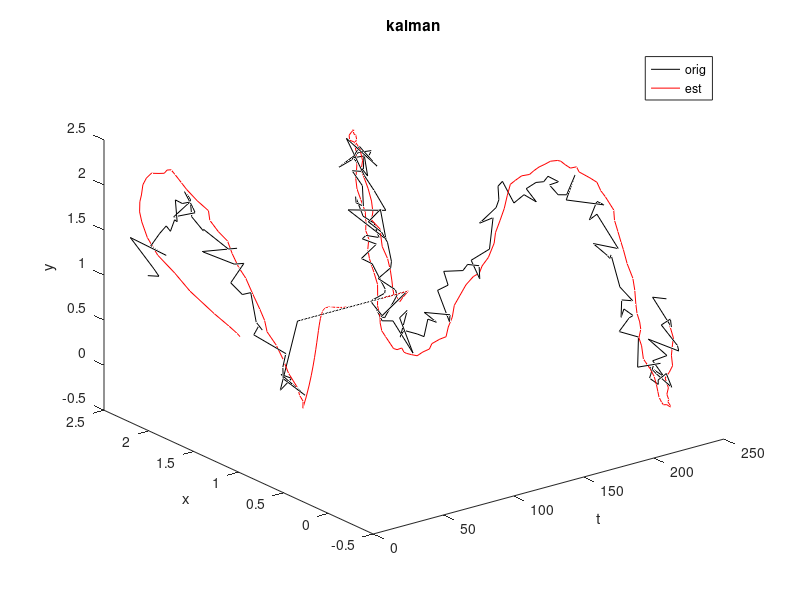

Recreate this plot in MATLAB.
clc; clear all; close all;
z = [1.20618 1.24464 1.29007 1.50596 1.47972 1.48712 1.66872 1.77237 1.72311 1.8606 1.84165 2.06244 2.04673 2.08947 1.82993 1.97517 2.00681 2.13301 2.07014 1.86737 1.75763 1.7662 1.66229 1.7039 1.47781 1.49102 1.53732 1.24243 1.16047 1.213 0.901697 0.833545 0.854712 0.714357 0.658508 0.481581 0.34378 0.259967 0.357403 0.356273 0.154732 1 1 1 1 1 1 1 1 1 1 1 1 1 1 1 1 1 1 1 1 1 1 1 1 1 1 1 1 1 1 1 1 1 1 1 1 1 1 1 1 1 1 1 1 1 1 1 1 1 1 1 1 1 1 1 1 1 1 1 1 1 1 1 1 1 1 1 1 1 1 1 1 1 1 1 1 1 1 1 0.573639 0.572028 0.872024 0.913085 0.939502 1.11024 1.17368 1.3543 1.42638 1.4618 1.64935 1.33623 1.45681 1.63213 1.78152 1.88781 2.19585 2.03357 2.15001 1.95298 1.79206 2.04615 2.1187 2.04612 1.92553 1.78471 1.99999 1.78897 1.72931 1.60474 1.37084 1.35985 1.41472 1.2242 1.19202 1.04586 0.991129 0.9231 0.924906 0.677557 0.662545 0.436017 0.377127 0.224261 0.180972 0.0680133 0.132808 0.000357385 0.0430378 -0.222766 0.0894053 0.198622 -0.144952 -0.0632509 -0.0461875 -0.052352 0.15003 0.148308 0.183749 0.277071 0.185328 0.462494 0.562266 0.681969 0.776982 0.857774 0.890851 0.73489 0.887911 1.09432 1.44974 1.30817 1.55481 1.6447 1.77877 1.84394 1.65091 1.78341 1.75484 1.83855 1.94642 1.98262 2.05306 2.03522 1.94176 1.86562 1.89721 2.14745 1.81507 1.94177 1.93347 1.67853 1.76777 1.48393 1.40071 1.32913 1.29672 1.33206 1.00884 0.910073 0.851696 0.644432 0.739921 0.702779 0.644887 0.430915 0.457497 0.107344 0.255146 0.207541 0.0526641 0.00164107 -0.0133137 -0.0471202 -0.00939537 0.0916296 -0.0455939 0.014675 0.0432478 0.00205207 0.106778 0.227056 0.30219 0.31438 0.356864 0.491636 0.592912 0.496941 0.721209 0.762678 ; ...
     2.02767 1.91886 1.99043 2.26902 1.88455 2.07635 1.988 1.93169 1.90046 1.86947 1.85699 1.89239 1.83037 1.76239 1.9589 1.73431 1.77393 1.8851 1.83647 1.83473 1.71994 1.7356 1.47432 1.39254 1.79751 1.45451 1.3628 1.52553 1.41182 1.33355 1.28871 1.23604 1.2894 1.36249 1.02122 1.06993 1.08093 0.85292 1.13709 1.03468 1.17675 1 1 1 1 1 1 1 1 1 1 1 1 1 1 1 1 1 1 1 1 1 1 1 1 1 1 1 1 1 1 1 1 1 1 1 1 1 1 1 1 1 1 1 1 1 1 1 1 1 1 1 1 1 1 1 1 1 1 1 1 1 1 1 1 1 1 1 1 1 1 1 1 1 1 1 1 1 1 1 1.30566 1.27962 1.15767 1.19033 1.39948 1.27579 1.28269 1.34239 1.42468 1.58681 1.46847 1.42226 1.85906 1.45482 1.60068 1.72723 1.94059 1.61385 1.82732 1.92725 2.08667 1.88303 1.75732 1.79705 1.98881 1.84531 1.90092 1.92526 2.065 1.96614 1.9705 2.0672 2.08903 2.02114 1.91571 1.87415 2.03679 2.09125 1.95025 2.13339 2.02942 1.89922 1.92074 2.07577 2.0949 1.98109 2.08847 2.02803 1.92254 1.7151 1.87958 1.81034 1.90438 1.88068 1.74582 1.6862 1.65878 1.57685 1.72946 1.45891 1.48013 1.62845 1.52726 1.59117 1.3932 1.35655 1.24392 1.2524 1.36387 1.17523 1.15123 1.31712 1.14834 1.13328 1.15851 1.12475 1.01255 0.915395 0.794027 0.92217 0.828685 0.758502 0.726613 0.623655 0.741772 0.660811 0.581466 0.503519 0.617024 0.212688 0.306791 0.406115 0.337525 0.11552 0.41107 0.268515 0.257016 0.258102 0.175141 0.048635 0.186856 0.209151 0.193019 0.107638 0.165964 0.293547 0.0936868 0.118389 -0.120974 -0.0321008 0.0213176 0.0479941 0.0563032 -0.017155 -0.00102155 -0.075798 -0.121461 0.0648313 0.152291 0.0153247 0.154043 0.0097981 0.233724 -0.0900893 -0.0595559 0.135937 0.0500655 0.05495 0.280277 0.141659 ];
x = [1 1.00952 1.03654 1.08903 1.20347 1.31567 1.41586 1.54831 1.6816 1.7695 1.87201 1.94416 2.05401 2.13468 2.20589 2.19639 2.21579 2.23323 2.27149 2.28374 2.24092 2.17235 2.11 2.02783 1.9636 1.85316 1.75972 1.6902 1.56184 1.43327 1.33755 1.18528 1.04209 0.929087 0.80495 0.691662 0.55966 0.421072 0.290106 0.209256 0.148961 0.0588521 0.190468 0.31425 0.428792 0.533213 0.627069 0.710274 0.783021 0.845724 0.898957 0.943408 0.979837 1.00904 1.03183 1.04899 1.0613 1.06948 1.07419 1.07607 1.07566 1.07347 1.06991 1.06537 1.06018 1.05459 1.04884 1.04309 1.03749 1.03215 1.02714 1.02253 1.01833 1.01457 1.01124 1.00834 1.00585 1.00374 1.00199 1.00056 0.999416 0.998531 0.99787 0.997403 0.997098 0.996931 0.996875 0.996908 0.997011 0.997166 0.997359 0.997576 0.997808 0.998045 0.99828 0.998507 0.998724 0.998926 0.999112 0.999281 0.999432 0.999565 0.99968 0.999779 0.999862 0.999931 0.999988 1.00003 1.00007 1.00009 1.00011 1.00012 1.00013 1.00013 1.00013 1.00012 1.00011 1.00011 1.0001 1.00009 1.00008 0.89907 0.811028 0.806792 0.814799 0.829804 0.884793 0.948742 1.0475 1.14999 1.246 1.37143 1.40298 1.45475 1.53712 1.63977 1.74934 1.91208 2.00891 2.1134 2.14996 2.13576 2.17624 2.22209 2.23846 2.21802 2.1613 2.15826 2.10195 2.03569 1.94636 1.8121 1.69276 1.60347 1.4833 1.37456 1.24974 1.13336 1.02201 0.932258 0.802762 0.694066 0.553979 0.426723 0.289013 0.168647 0.0473546 -0.0323533 -0.122435 -0.180256 -0.283239 -0.288933 -0.258162 -0.30397 -0.316764 -0.316514 -0.311069 -0.25242 -0.196631 -0.13572 -0.0576938 -0.00964163 0.0987135 0.216749 0.346681 0.479884 0.611347 0.72888 0.788561 0.870502 0.984393 1.16105 1.27387 1.42204 1.56338 1.70852 1.84005 1.89807 1.96904 2.01358 2.06208 2.12031 2.17045 2.22198 2.25416 2.25195 2.22448 2.20141 2.23496 2.1805 2.15853 2.13387 2.04908 1.99422 1.87813 1.75718 1.63607 1.52535 1.44082 1.29494 1.14951 1.01515 0.856135 0.748208 0.654165 0.567559 0.450552 0.364168 0.215474 0.130643 0.0556151 -0.0364202 -0.118814 -0.184288 -0.239642 -0.269545 -0.26272 -0.281057 -0.275387 -0.256954 -0.244741 -0.204186 -0.136025 -0.0555134 0.0196867 0.0963142 0.195081 0.30425 0.374695 0.486359 ; ...
     1 1.04745 1.15157 1.3332 1.61919 1.80544 2.01072 2.14296 2.21955 2.25956 2.27251 2.27048 2.26981 2.24633 2.20319 2.20798 2.15297 2.10993 2.09452 2.06611 2.0378 1.98365 1.93806 1.83571 1.72664 1.72753 1.64909 1.56068 1.52448 1.46906 1.40541 1.34285 1.27972 1.24153 1.22996 1.14326 1.08347 1.03863 0.950331 0.945668 0.922481 0.94065 0.918952 0.903866 0.894364 0.889498 0.888405 0.890312 0.894536 0.900481 0.907635 0.915563 0.923904 0.932365 0.94071 0.948755 0.956366 0.963446 0.969931 0.975787 0.981002 0.985582 0.989548 0.992933 0.995775 0.998119 1.00001 1.0015 1.00264 1.00347 1.00404 1.00439 1.00456 1.00457 1.00447 1.00428 1.00403 1.00373 1.0034 1.00305 1.0027 1.00236 1.00204 1.00173 1.00144 1.00118 1.00095 1.00074 1.00056 1.0004 1.00026 1.00015 1.00006 0.999986 0.999928 0.999884 0.999852 0.99983 0.999818 0.999812 0.999813 0.999818 0.999826 0.999837 0.99985 0.999864 0.999878 0.999892 0.999906 0.999919 0.999932 0.999943 0.999954 0.999963 0.999971 0.999979 0.999985 0.99999 0.999995 0.999998 1 1.07241 1.12908 1.14858 1.1719 1.24029 1.26881 1.2931 1.32612 1.37203 1.44792 1.48313 1.49956 1.61406 1.6146 1.64561 1.69891 1.79215 1.7919 1.83785 1.89747 1.98294 2.00463 1.98892 1.98021 2.01422 2.0064 2.00941 2.01486 2.05003 2.0547 2.05721 2.07995 2.10272 2.10423 2.07839 2.04415 2.05148 2.06979 2.05135 2.07769 2.0752 2.04126 2.0161 2.03062 2.04772 2.03541 2.04979 2.04777 2.02069 1.94779 1.92353 1.88693 1.87846 1.86682 1.82605 1.77781 1.73103 1.67297 1.66099 1.58916 1.53436 1.52497 1.49617 1.48938 1.43967 1.39066 1.32452 1.27242 1.25727 1.2033 1.15439 1.15507 1.11965 1.08888 1.07171 1.05235 1.0123 0.957746 0.884957 0.855703 0.812157 0.761631 0.714189 0.652727 0.631558 0.598435 0.555088 0.503124 0.489077 0.385404 0.321722 0.294704 0.259932 0.18187 0.188728 0.165878 0.147697 0.136342 0.110763 0.0622389 0.0564104 0.0603357 0.0632992 0.0486272 0.0523476 0.0883201 0.0744119 0.0697832 0.0106407 -0.0181721 -0.028566 -0.0291988 -0.0258139 -0.0385106 -0.044163 -0.0652597 -0.0929607 -0.0713644 -0.0302512 -0.0257731 0.011635 0.0104738 0.0625866 0.0311874 0.0106711 0.0390726 0.0435126 0.0483305 0.105667 ];
duration = 250;
timeline = 1:1:duration;
subplot(1,1,1)
plot3(timeline, z(2,:), z(1,:), '-k', ...
      timeline, x(2,:), x(1,:), '-r');
xlabel('t');
ylabel('x');
zlabel('y');
title('kalman');
legend('orig', 'est')
